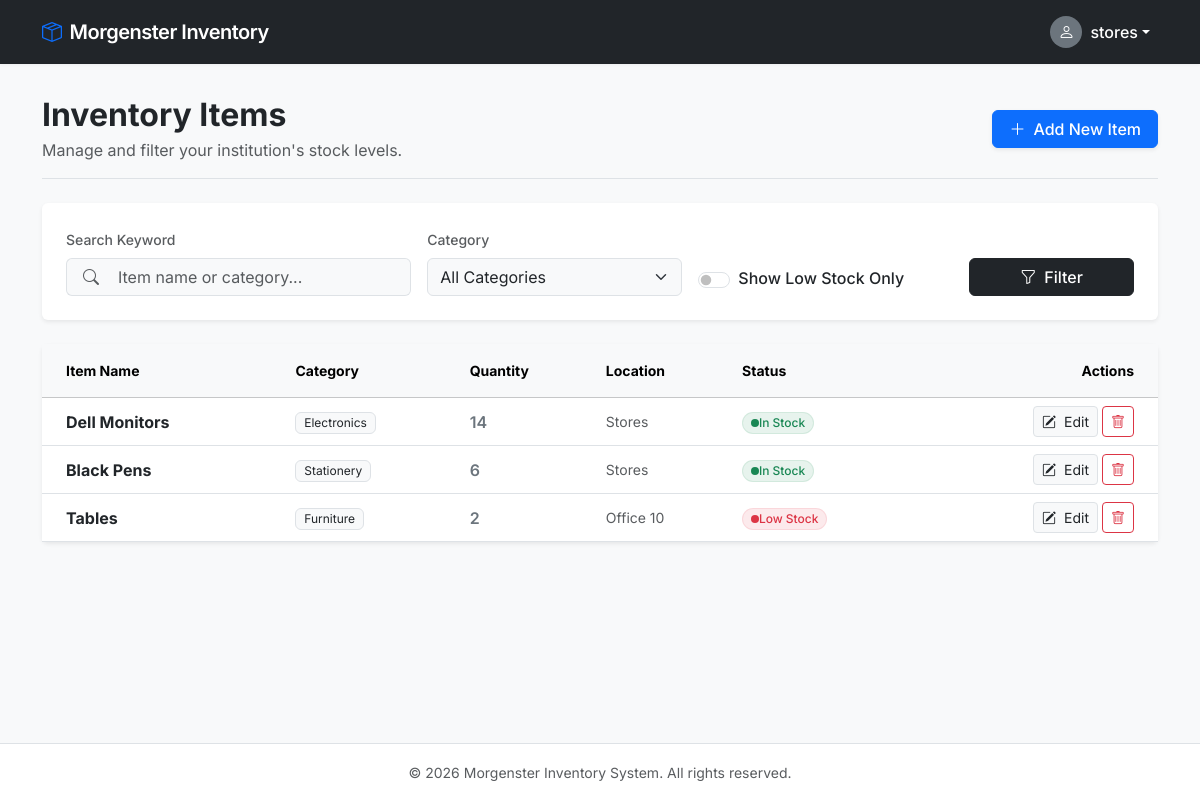
Page /inventory/ (signed in) on the committed database.
### users/models.py (models this page shows, shortened)
class User(AbstractUser):
    ROLE_CHOICES = (
        ('storesman', 'Storesman'),
        ('procurement', 'Procurement Officer'),
        ('accounts', 'Accounts'),
        ('principal', 'Principal'),
        ('it', 'IT Department'),
    )
    role = models.CharField(max_length=20, choices=ROLE_CHOICES)

### inventory/models.py (models this page shows, shortened)
class Item(models.Model):
    name = models.CharField(max_length=200)
    category = models.ForeignKey(Category, on_delete=models.CASCADE)
    quantity = models.PositiveIntegerField(default=0)
    minimum_stock = models.PositiveIntegerField(default=5)
    location = models.ForeignKey(Location, on_delete=models.CASCADE)
    description = models.TextField(blank=True, null=True)
    created_at = models.DateTimeField(auto_now_add=True)

class Category(models.Model):
    name = models.CharField(max_length=100)
    def __str__(self):
        return self.name

class Location(models.Model):
    name = models.CharField(max_length=100)
    def __str__(self):
        return self.name

### inventory/views.py (the view)
# urls.py: path('', views.inventory_list, name='inventory_list'),
@login_required
def inventory_list(request):
    items = Item.objects.all()
    search_query = request.GET.get('search')
    if search_query:
        items = items.filter(
            Q(name__icontains=search_query) |
            Q(category__name__icontains=search_query)
        )
    low_stock = request.GET.get('low_stock')
    if low_stock:
        items = items.filter(
            quantity__lte=models.F('minimum_stock')
        )
    category = request.GET.get('category')
    if category:
        items = items.filter(
            category__id=category
        )
    categories = Category.objects.all()
    return render(request,
                  'inventory/inventory_list.html',
                  {
                      'items': items,
                      'categories': categories,
                  })

### templates/inventory/inventory_list.html (shortened to what this page needs)
{% extends 'base.html' %}
{% block content %}
<div class="d-flex flex-column flex-sm-row justify-content-between align-items-sm-center mb-4 pb-3 border-bottom">
    <div>
        <h1 class="h2 fw-bold text-dark mb-1">Inventory Items</h1>
        <p class="text-muted mb-sm-0">Manage and filter your institution's stock levels.</p>
    </div>
    {% if user.role == 'storesman' %}
    <div class="mt-3 mt-sm-0">
        <a href="{% url 'add_stock' %}" class="btn btn-primary d-inline-flex align-items-center shadow-sm fw-medium px-3">
            <i class="bi bi-plus-lg me-2"></i> Add New Item
        </a>
    </div>
    {% endif %}
</div>
<div class="card border-0 shadow-sm bg-white mb-4">
    <div class="card-body p-4">
        <form method="GET" class="row g-3 align-items-end">
            <div class="col-12 col-md-4">
                <label class="form-label text-muted small fw-medium mb-1.5">Search Keyword</label>
                <div class="input-group">
                    <span class="input-group-text bg-light text-muted border-end-0 px-3"><i class="bi bi-search"></i></span>
                    <input type="text" name="search" value="{{ request.GET.search }}" class="form-control bg-light border-start-0 ps-1" placeholder="Item name or category...">
                </div>
            </div>
            <div class="col-12 col-sm-6 col-md-3">
                <label class="form-label text-muted small fw-medium mb-1.5">Category</label>
                <select name="category" class="form-select bg-light">
                    <option value="">All Categories</option>
                </select>
            </div>
            <div class="col-12 col-sm-6 col-md-3 pb-md-1">
                <div class="form-check form-switch h-100 d-flex align-items-center pt-md-4 mt-md-1">
                    <input type="checkbox" name="low_stock" id="lowStockSwitch" class="form-check-input style-switch" style="cursor: pointer;" {% if request.GET.low_stock %}checked{% endif %}>
                    <label class="form-check-label fw-medium text-dark ms-2" style="cursor: pointer;" for="lowStockSwitch">
                        Show Low Stock Only
                    </label>
                </div>
            </div>
            <div class="col-12 col-md-2">
                <button type="submit" class="btn btn-dark w-100 d-inline-flex align-items-center justify-content-center fw-medium">
                    <i class="bi bi-funnel me-2"></i> Filter
                </button>
            </div>
        </form>
    </div>
</div>
<div class="card border-0 shadow-sm bg-white">
    <div class="card-body p-0">
        <div class="table-responsive">
            <table class="table table-hover align-middle mb-0">
                <thead class="table-light text-muted uppercase small">
                    <tr>
                        <th class="ps-4 py-3">Item Name</th>
                        <th class="py-3">Category</th>
                        <th class="py-3">Quantity</th>
                        <th class="py-3">Location</th>
                        <th class="py-3">Status</th>
                        {% if user.role == 'storesman' %}
                            <th class="pe-4 py-3 text-end">Actions</th>
                        {% endif %}
                    </tr>
                </thead>
                <tbody>
                    {% for item in items %}
                    <tr>
                        <td class="ps-4 fw-bold text-dark">{{ item.name }}</td>
                        <td>
                            <span class="badge bg-light text-dark border px-2.5 py-1.5 fw-normal">
                                {{ item.category }}
                            </span>
                        </td>
                        <td class="fw-semibold text-secondary">{{ item.quantity }}</td>
                        <td class="text-muted small">{{ item.location }}</td>
                        <td>
                            {% if item.quantity <= item.minimum_stock %}
                                <span class="badge bg-danger bg-opacity-10 text-danger border border-danger border-opacity-10 rounded-pill px-2.5 py-1.5 d-inline-flex align-items-center fw-medium">
                                    <span class="p-1 bg-danger rounded-circle me-1.5 d-inline-block" style="width:6px; height:6px;"></span> Low Stock
                                </span>
                            {% else %}
                                <span class="badge bg-success bg-opacity-10 text-success border border-success border-opacity-10 rounded-pill px-2.5 py-1.5 d-inline-flex align-items-center fw-medium">
                                    <span class="p-1 bg-success rounded-circle me-1.5 d-inline-block" style="width:6px; height:6px;"></span> In Stock
                                </span>
                            {% endif %}
                        </td>
                        {% if user.role == 'storesman' %}
                        <td class="pe-4 text-end">
                            <div class="d-inline-flex gap-1">
                                <a href="{% url 'edit_stock' item.id %}" class="btn btn-sm btn-light border px-2.5 py-1 text-dark" title="Edit Item">
                                    <i class="bi bi-pencil-square me-1"></i> Edit
                                </a>
                                <a href="{% url 'delete_stock' item.id %}" class="btn btn-sm btn-outline-danger px-2.5 py-1" title="Delete Item">
                                    <i class="bi bi-trash"></i>
                                </a>
                            </div>
                        </td>
                        {% endif %}
                    </tr>
                    {% endfor %}
                </tbody>
            </table>
        </div>
    </div>
</div>
{% endblock %}

### templates/base.html (shortened to what this page needs)
<!DOCTYPE html>
<html lang="en">
<head>
    <link href="https://cdn.jsdelivr.net/npm/bootstrap@5.3.3/dist/css/bootstrap.min.css" rel="stylesheet">
    <link rel="stylesheet" href="https://cdn.jsdelivr.net/npm/bootstrap-icons@1.11.3/font/bootstrap-icons.min.css">
</head>
<body>
    <nav class="navbar navbar-expand-md navbar-dark bg-dark sticky-top">
        <div class="container">
            <a class="navbar-brand d-flex align-items-center" href="/">
                <i class="bi bi-box-seam me-2 text-primary"></i>
                Morgenster Inventory
            </a>
            {% if user.is_authenticated %}
            <div class="collapse navbar-collapse" id="navbarContent">
                <div class="navbar-nav ms-auto align-items-md-center">
                    <div class="nav-item dropdown">
                        <a class="nav-link dropdown-toggle d-flex align-items-center text-white" href="#" id="userDropdown" role="button" data-bs-toggle="dropdown" aria-expanded="false">
                            <div class="bg-secondary rounded-circle d-inline-flex align-items-center justify-content-center me-2" style="width: 32px; height: 32px;">
                                <i class="bi bi-person text-white"></i>
                            </div>
                            <span class="fw-medium">{{ user.username }}</span>
                        </a>
                    </div>
                </div>
            </div>
            {% endif %}
        </div>
    </nav>
    <main class="container py-4 my-2">
        {% block content %}{% endblock %}
    </main>
    <footer class="bg-white border-top py-3 mt-auto">
        <div class="container text-center">
            <span class="text-muted small">&copy; {% now "Y" %} Morgenster Inventory System. All rights reserved.</span>
        </div>
    </footer>
</body>
</html>

### templates/base.html (style rules this page uses)
body { font-family: 'Inter', sans-serif; background-color: #f8f9fa; display: flex; flex-direction: column; min-height: 100vh; }
main { flex: 1; }
.navbar { box-shadow: 0 1px 3px rgba(0,0,0,0.05); }
.navbar-brand { font-weight: 600; letter-spacing: -0.5px; }

### rows in the picture
User: username "stores"
Item: name "Dell Monitors", category "Electronics", quantity "14", location "Stores", minimum_stock "In Stock"
Item: name "Black Pens", category "Stationery", quantity "6", location "Stores", minimum_stock "In Stock"
Item: name "Tables", category "Furniture", quantity "2", location "Office 10", minimum_stock "Low Stock"
